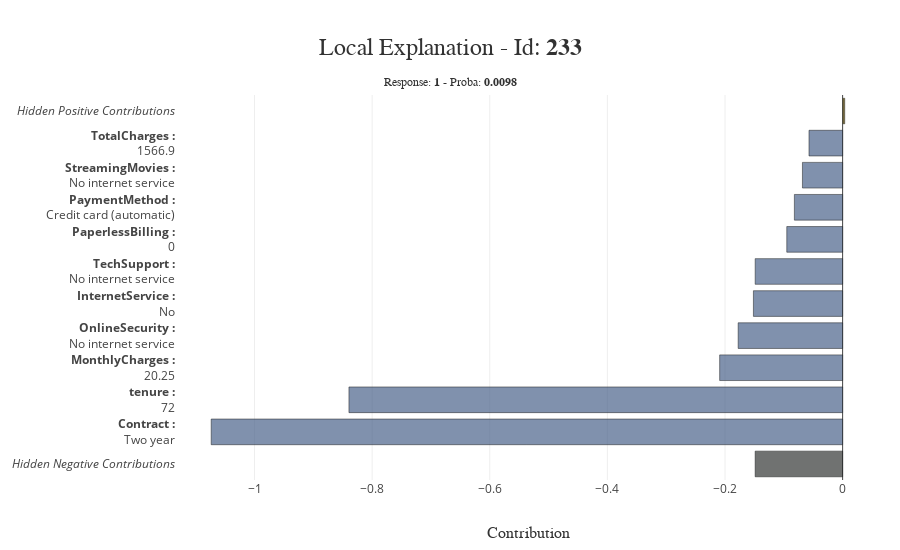

Notebook cell for this chart:
### Code cell
xpl_acv.filter(max_contrib=10)
xpl_acv.plot.local_plot(index=233)

### Figure 1 — Plotly figure (JSON) as saved in the notebook; plotly's stock layout.template omitted (floating-point values rounded to 4 significant figures)
{"data": [{"customdata": ["<b>Hidden Negative Contributions</b>"], "hovertemplate": "%{customdata}<br />Contribution: %{x:.4f}<extra></extra>", "marker": {"color": "rgba(52, 55, 54, 0.7)", "line": {"color": "rgba(27, 28, 28, 1.0)", "width": 0.5}}, "orientation": "h", "showlegend": false, "type": "bar", "x": [-0.1487], "y": ["<i>Hidden Negative Contributions</i>"]}, {"customdata": ["<b>Contract :</b><br />Two year"], "hovertemplate": "%{customdata}<br />Contribution: %{x:.4f}<extra></extra>", "marker": {"color": "rgba(74, 99, 138, 0.7)", "line": {"color": "rgba(27, 28, 28, 1.0)", "width": 0.5}}, "orientation": "h", "showlegend": false, "type": "bar", "x": [-1.074], "y": ["<b>Contract :</b><br />Two year"]}, {"customdata": ["<b>tenure :</b><br />72"], "hovertemplate": "%{customdata}<br />Contribution: %{x:.4f}<extra></extra>", "marker": {"color": "rgba(74, 99, 138, 0.7)", "line": {"color": "rgba(27, 28, 28, 1.0)", "width": 0.5}}, "orientation": "h", "showlegend": false, "type": "bar", "x": [-0.8395], "y": ["<b>tenure :</b><br />72"]}, {"customdata": ["<b>MonthlyCharges :</b><br />20.25"], "hovertemplate": "%{customdata}<br />Contribution: %{x:.4f}<extra></extra>", "marker": {"color": "rgba(74, 99, 138, 0.7)", "line": {"color": "rgba(27, 28, 28, 1.0)", "width": 0.5}}, "orientation": "h", "showlegend": false, "type": "bar", "x": [-0.2091], "y": ["<b>MonthlyCharges :</b><br />20.25"]}, {"customdata": ["<b>OnlineSecurity :</b><br />No internet service"], "hovertemplate": "%{customdata}<br />Contribution: %{x:.4f}<extra></extra>", "marker": {"color": "rgba(74, 99, 138, 0.7)", "line": {"color": "rgba(27, 28, 28, 1.0)", "width": 0.5}}, "orientation": "h", "showlegend": false, "type": "bar", "x": [-0.1776], "y": ["<b>OnlineSecurity :</b><br />No internet service"]}, {"customdata": ["<b>InternetService :</b><br />No"], "hovertemplate": "%{customdata}<br />Contribution: %{x:.4f}<extra></extra>", "marker": {"color": "rgba(74, 99, 138, 0.7)", "line": {"color": "rgba(27, 28, 28, 1.0)", "width": 0.5}}, "orientation": "h", "showlegend": false, "type": "bar", "x": [-0.1517], "y": ["<b>InternetService :</b><br />No"]}, {"customdata": ["<b>TechSupport :</b><br />No internet service"], "hovertemplate": "%{customdata}<br />Contribution: %{x:.4f}<extra></extra>", "marker": {"color": "rgba(74, 99, 138, 0.7)", "line": {"color": "rgba(27, 28, 28, 1.0)", "width": 0.5}}, "orientation": "h", "showlegend": false, "type": "bar", "x": [-0.1487], "y": ["<b>TechSupport :</b><br />No internet service"]}, {"customdata": ["<b>PaperlessBilling :</b><br />0"], "hovertemplate": "%{customdata}<br />Contribution: %{x:.4f}<extra></extra>", "marker": {"color": "rgba(74, 99, 138, 0.7)", "line": {"color": "rgba(27, 28, 28, 1.0)", "width": 0.5}}, "orientation": "h", "showlegend": false, "type": "bar", "x": [-0.09495], "y": ["<b>PaperlessBilling :</b><br />0"]}, {"customdata": ["<b>PaymentMethod :</b><br />Credit card (automatic)"], "hovertemplate": "%{customdata}<br />Contribution: %{x:.4f}<extra></extra>", "marker": {"color": "rgba(74, 99, 138, 0.7)", "line": {"color": "rgba(27, 28, 28, 1.0)", "width": 0.5}}, "orientation": "h", "showlegend": false, "type": "bar", "x": [-0.082], "y": ["<b>PaymentMethod :</b><br />Credit card (automatic)"]}, {"customdata": ["<b>StreamingMovies :</b><br />No internet service"], "hovertemplate": "%{customdata}<br />Contribution: %{x:.4f}<extra></extra>", "marker": {"color": "rgba(74, 99, 138, 0.7)", "line": {"color": "rgba(27, 28, 28, 1.0)", "width": 0.5}}, "orientation": "h", "showlegend": false, "type": "bar", "x": [-0.06831], "y": ["<b>StreamingMovies :</b><br />No internet service"]}, {"customdata": ["<b>TotalCharges :</b><br />1566.9"], "hovertemplate": "%{customdata}<br />Contribution: %{x:.4f}<extra></extra>", "marker": {"color": "rgba(74, 99, 138, 0.7)", "line": {"color": "rgba(27, 28, 28, 1.0)", "width": 0.5}}, "orientation": "h", "showlegend": false, "type": "bar", "x": [-0.05716], "y": ["<b>TotalCharges :</b><br />1566.9"]}, {"customdata": ["<b>Hidden Positive Contributions</b>"], "hovertemplate": "%{customdata}<br />Contribution: %{x:.4f}<extra></extra>", "marker": {"color": "rgba(113, 101, 59, 1.0)", "line": {"color": "rgba(52, 55, 54, 0.8)", "width": 0.5}}, "orientation": "h", "showlegend": false, "type": "bar", "x": [0.003729], "y": ["<i>Hidden Positive Contributions</i>"]}], "layout": {"barmode": "group", "height": 550, "hovermode": "closest", "margin": {"b": 70, "l": 150, "r": 20, "t": 95}, "title": {"font": {"color": "rgb(50, 50, 50)", "family": "Arial", "size": 24}, "text": "Local Explanation - Id: <b>233</b><span style='font-size: 12px;'><br />Response: <b>1</b> - Proba: <b>0.0098</b></span>", "x": 0.5, "xanchor": "center", "y": 0.9, "yanchor": "middle"}, "width": 900, "xaxis": {"automargin": true, "title": {"font": {"color": "rgb(50, 50, 50)", "family": "Arial Black", "size": 16}, "text": "Contribution"}}, "yaxis": {"automargin": true, "title": {"font": {"color": "rgb(50, 50, 50)", "family": "Arial Black", "size": 16}}, "type": "category"}}}
